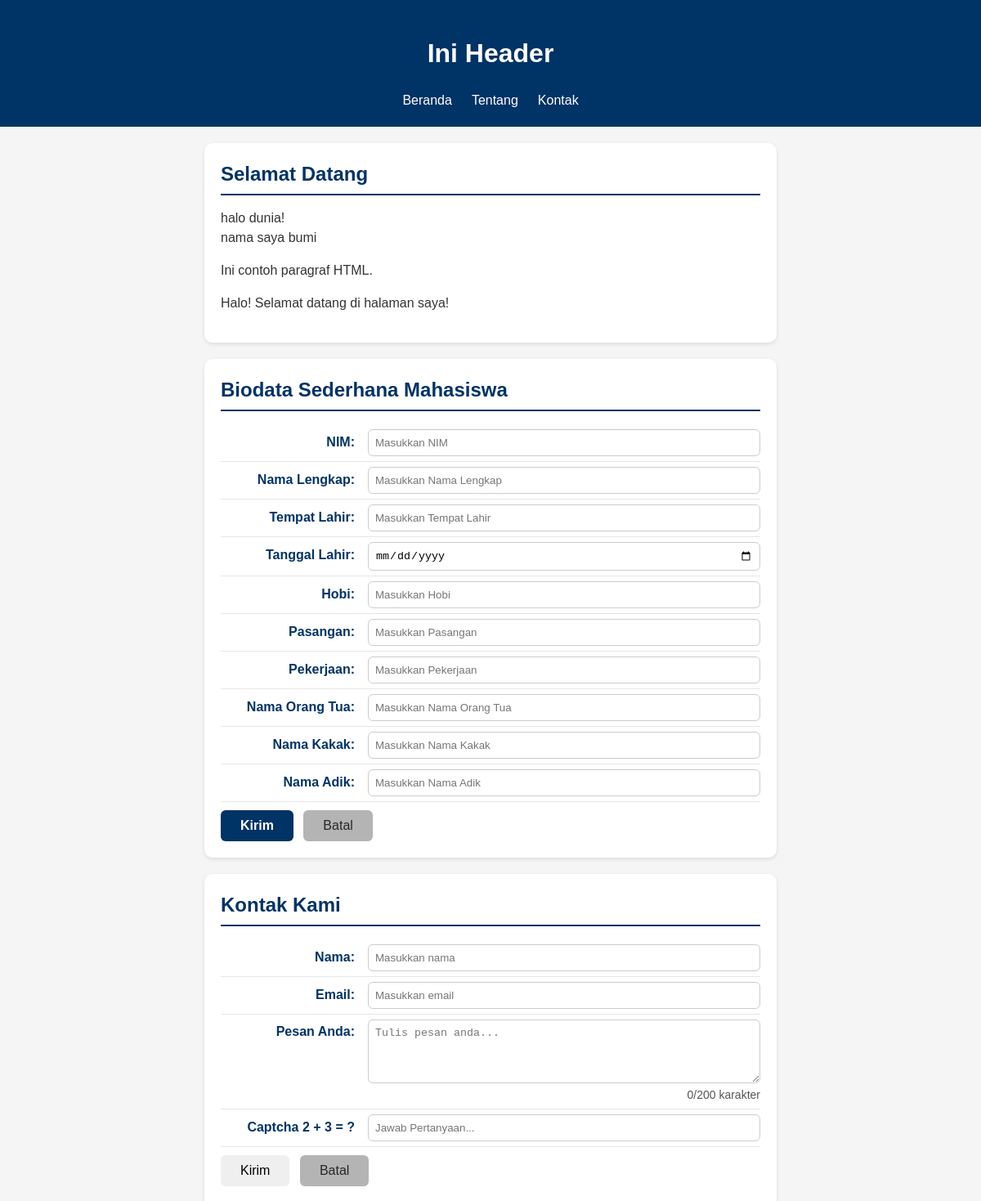
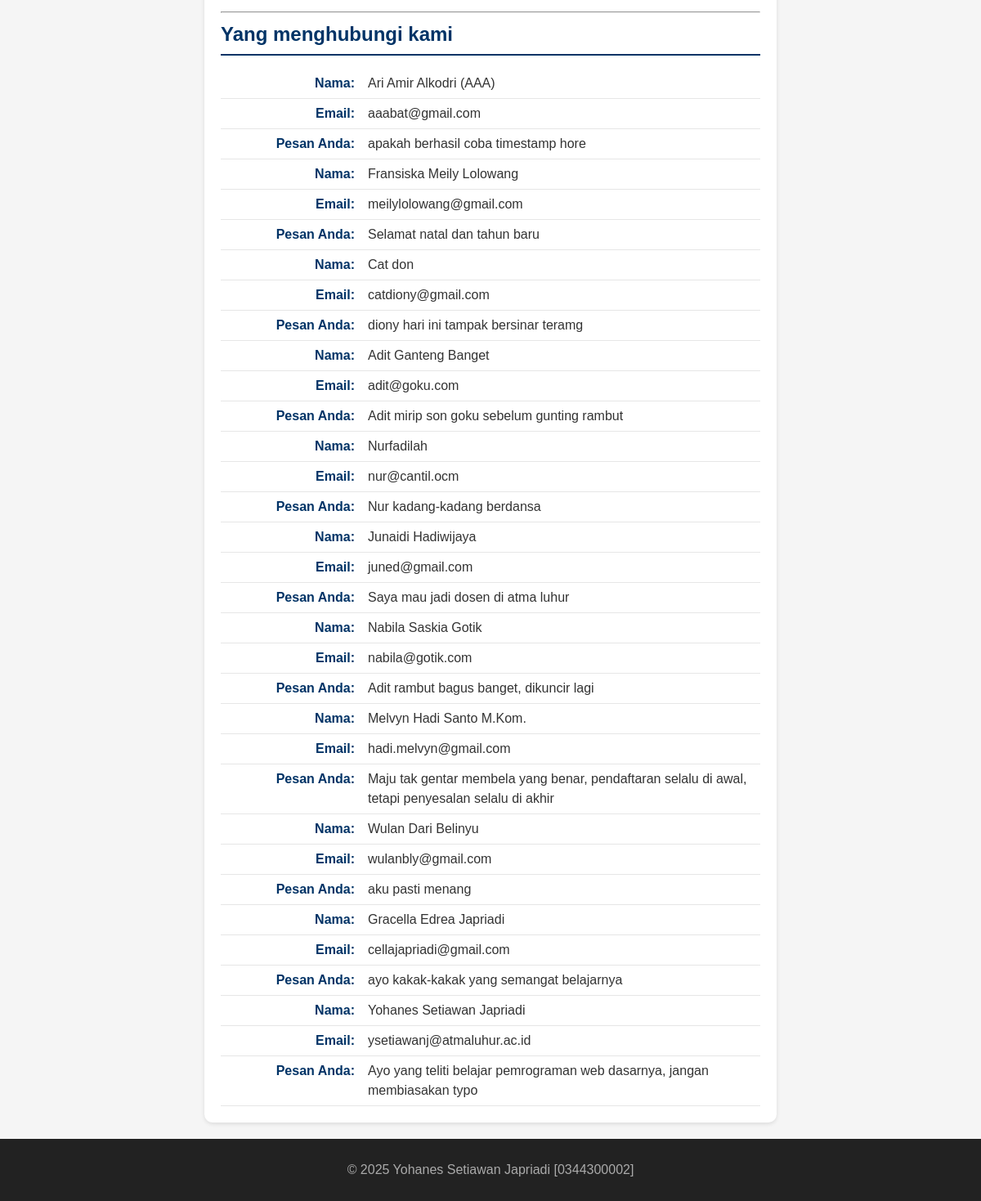
The page / on the database its author committed (2 pictures, top to bottom).
### tables this page shows
CREATE TABLE `tbl_tamu` (
  `cid` int(11) NOT NULL,
  `cnama` varchar(100) DEFAULT NULL,
  `cemail` varchar(100) DEFAULT NULL,
  `cpesan` text,
  `dcreated_at` datetime NOT NULL DEFAULT CURRENT_TIMESTAMP
);

### fungsi.php (the view, shortened to what this page needs)
<?php
function bersihkan($str)
{
  return htmlspecialchars(trim($str));
}
function tampilkanBiodata($conf, $arr)
{
  $html = "";
  foreach ($conf as $k => $v) {
    $label = $v["label"];
    $nilai = bersihkan($arr[$k] ?? '');
    $suffix = $v["suffix"];
    $html .= "<p><strong>{$label}</strong> {$nilai}{$suffix}</p>";
  }
  return $html;
}

### index.php (shortened to what this page needs)
<?php
require_once __DIR__ . '/fungsi.php';
?>
<!DOCTYPE html>
<html lang="en">
<head>
  <link rel="stylesheet" href="style.css">
</head>
<body>
  <header>
    <h1>Ini Header</h1>
    <nav>
      <ul>
        <li><a href="#home">Beranda</a></li>
        <li><a href="#about">Tentang</a></li>
        <li><a href="#contact">Kontak</a></li>
      </ul>
    </nav>
  </header>
  <main>
    <section id="home">
      <h2>Selamat Datang</h2>
      <?php
      echo "halo dunia!<br>";
      echo "nama saya bumi";
      ?>
      <p>Ini contoh paragraf HTML.</p>
    </section>
    <?php
    $old = $_SESSION['old_biodata'] ?? [];
    ?>
    <section id="biodata">
      <h2>Biodata Sederhana Mahasiswa</h2>
      <form action="biodata_proses.php" method="POST">
        <label for="txtNim"><span>NIM:</span>
          <input type="text" id="txtNim" name="txtNim"
            placeholder="Masukkan NIM" required
            value="<?= isset($old['nim']) ? htmlspecialchars($old['nim']) : '' ?>">
        </label>
        <label for="txtNama"><span>Nama Lengkap:</span>
          <input type="text" id="txtNama" name="txtNama"
            placeholder="Masukkan Nama Lengkap" required
            value="<?= isset($old['nama']) ? htmlspecialchars($old['nama']) : '' ?>">
        </label>
        <label for="txtTempat"><span>Tempat Lahir:</span>
          <input type="text" id="txtTempat" name="txtTempat"
            placeholder="Masukkan Tempat Lahir" required
            value="<?= isset($old['tempat']) ? htmlspecialchars($old['tempat']) : '' ?>">
        </label>
        <label for="txtTanggal"><span>Tanggal Lahir:</span>
          <input type="date" id="txtTanggal" name="txtTanggal"
            required
            value="<?= isset($old['tanggal']) ? htmlspecialchars($old['tanggal']) : '' ?>">
        </label>
        <label for="txtHobi"><span>Hobi:</span>
          <input type="text" id="txtHobi" name="txtHobi"
            placeholder="Masukkan Hobi"
            value="<?= isset($old['hobi']) ? htmlspecialchars($old['hobi']) : '' ?>">
        </label>
        <label for="txtPasangan"><span>Pasangan:</span>
          <input type="text" id="txtPasangan" name="txtPasangan"
            placeholder="Masukkan Pasangan"
            value="<?= isset($old['pasangan']) ? htmlspecialchars($old['pasangan']) : '' ?>">
        </label>
        <label for="txtPekerjaan"><span>Pekerjaan:</span>
          <input type="text" id="txtPekerjaan" name="txtPekerjaan"
            placeholder="Masukkan Pekerjaan"
            value="<?= isset($old['pekerjaan']) ? htmlspecialchars($old['pekerjaan']) : '' ?>">
        </label>
        <label for="txtOrtu"><span>Nama Orang Tua:</span>
          <input type="text" id="txtOrtu" name="txtOrtu"
            placeholder="Masukkan Nama Orang Tua"
            value="<?= isset($old['ortu']) ? htmlspecialchars($old['ortu']) : '' ?>">
        </label>
        <label for="txtKakak"><span>Nama Kakak:</span>
          <input type="text" id="txtKakak" name="txtKakak"
            placeholder="Masukkan Nama Kakak"
            value="<?= isset($old['kakak']) ? htmlspecialchars($old['kakak']) : '' ?>">
        </label>
        <label for="txtAdik"><span>Nama Adik:</span>
          <input type="text" id="txtAdik" name="txtAdik"
            placeholder="Masukkan Nama Adik"
            value="<?= isset($old['adik']) ? htmlspecialchars($old['adik']) : '' ?>">
        </label>
        <button type="submit">Kirim</button>
        <button type="reset">Batal</button>
      </form>
    </section>
    <?php
    $old          = $_SESSION['old'] ?? [];
    ?>
    <section id="contact">
      <h2>Kontak Kami</h2>
      <form action="proses.php" method="POST">
        <label for="txtNama"><span>Nama:</span>
          <input type="text" id="txtNama" name="txtNama" placeholder="Masukkan nama"
            required autocomplete="name"
            value="<?= isset($old['nama']) ? htmlspecialchars($old['nama']) : '' ?>">
        </label>
        <label for="txtEmail"><span>Email:</span>
          <input type="email" id="txtEmail" name="txtEmail" placeholder="Masukkan email"
            required autocomplete="email"
            value="<?= isset($old['email']) ? htmlspecialchars($old['email']) : '' ?>">
        </label>
        <label for="txtPesan"><span>Pesan Anda:</span>
          <textarea id="txtPesan" name="txtPesan" rows="4" placeholder="Tulis pesan anda..."
            required><?= isset($old['pesan']) ? htmlspecialchars($old['pesan']) : '' ?></textarea>
          <small id="charCount">0/200 karakter</small>
        </label>
        <label for="txtCaptcha"><span>Captcha 2 + 3 = ?</span>
          <input type="number" id="txtCaptcha" name="txtCaptcha" placeholder="Jawab Pertanyaan..."
            required
            value="<?= isset($old['captcha']) ? htmlspecialchars($old['captcha']) : '' ?>">
        </label>
        <button type=" submit">Kirim</button>
          <button type="reset">Batal</button>
      </form>
      <br>
      <hr>
      <h2>Yang menghubungi kami</h2>
      <?php include 'read_inc.php'; ?>
    </section>
  </main>
  <footer>
    <p>&copy; 2025 Yohanes Setiawan Japriadi [0344300002]</p>
  </footer>
</body>
</html>

### read_inc.php
<?php
require 'koneksi.php';
$fieldContact = [
  "nama" => ["label" => "Nama:", "suffix" => ""],
  "email" => ["label" => "Email:", "suffix" => ""],
  "pesan" => ["label" => "Pesan Anda:", "suffix" => ""]
];
$sql = "SELECT * FROM tbl_tamu ORDER BY cid DESC";
$q = mysqli_query($conn, $sql);
if (!$q) {
  echo "<p>Gagal membaca data tamu: " . htmlspecialchars(mysqli_error($conn)) . "</p>";
} elseif (mysqli_num_rows($q) === 0) {
  echo "<p>Belum ada data tamu yang tersimpan.</p>";
} else {
  while ($row = mysqli_fetch_assoc($q)) {
    $arrContact = [
      "nama"  => $row["cnama"]  ?? "",
      "email" => $row["cemail"] ?? "",
      "pesan" => $row["cpesan"] ?? "",
    ];
    echo tampilkanBiodata($fieldContact, $arrContact);
  }
}
?>

### style.css (style rules this page uses)
* { box-sizing: border-box; }
body { margin: 0; font-family: Arial, sans-serif; background: #f5f5f5; color: #333; line-height: 1.5; }
header { background: #003366; color: #fff; padding: 20px; text-align: center; }
header ul { display: flex; justify-content: center; list-style: none; padding: 0; margin: 10px 0 0; }
header li a { color: #fff; text-decoration: none; padding: 6px 12px; }
#home, #about, #contact, #biodata { background-color: #ffffff; border-radius: 10px; padding: 20px; max-width: 700px; margin: 20px auto; box-shadow: 0 2px 5px rgba(0, 0, 0, 0.1); }
#home h2, #about h2, #contact h2, #biodata h2 { color: #003366; border-bottom: 2px solid #003366; padding-bottom: 6px; margin-top: 0; margin-bottom: 16px; }
#home p { text-align: justify; }
#about p, #contact p, #contact label, #biodata label { display: flex; justify-content: flex-start; align-items: baseline; margin: 0; padding: 6px 0; border-bottom: 1px solid #e6e6e6; }
#about strong, #contact strong, #contact label>span, #biodata label>span { min-width: 180px; color: #003366; font-weight: 600; text-align: right; padding-right: 16px; flex-shrink: 0; }
#contact input, #contact textarea, #biodata input { flex: 1; border: 1px solid #ccc; border-radius: 6px; padding: 8px; color: #000; font-weight: normal; margin: 0; box-sizing: border-box; }
#contact button, #biodata button { margin-top: 10px; display: inline-block; padding: 10px 24px; font-size: 16px; border-radius: 6px; cursor: pointer; border: none; transition: all 0.3s ease; margin-right: 8px; }
#contact button[type="submit"], #biodata button[type="submit"] { background-color: #003366; color: #fff; font-weight: 600; }
#contact button[type="reset"], #biodata button[type="reset"] { background-color: #b4b4b4; color: #272727; font-weight: 500; }
footer { background: #222; color: #aaa; text-align: center; padding: 10px; }

### rows shown on the page
tbl_tamu: label "Nama:", cnama "Ari Amir Alkodri (AAA)", label "Email:", cemail "aaabat@gmail.com", label "Pesan Anda:", cpesan "apakah berhasil coba timestamp hore"
tbl_tamu: label "Nama:", cnama "Fransiska Meily Lolowang", label "Email:", cemail "meilylolowang@gmail.com", label "Pesan Anda:", cpesan "Selamat natal dan tahun baru"
tbl_tamu: label "Nama:", cnama "Cat don", label "Email:", cemail "catdiony@gmail.com", label "Pesan Anda:", cpesan "diony hari ini tampak bersinar teramg"
tbl_tamu: label "Nama:", cnama "Adit Ganteng Banget", label "Email:", cemail "adit@goku.com", label "Pesan Anda:", cpesan "Adit mirip son goku sebelum gunting rambut"
tbl_tamu: label "Nama:", cnama "Nurfadilah", label "Email:", cemail "nur@cantil.ocm", label "Pesan Anda:", cpesan "Nur kadang-kadang berdansa"
tbl_tamu: label "Nama:", cnama "Junaidi Hadiwijaya", label "Email:", cemail "juned@gmail.com", label "Pesan Anda:", cpesan "Saya mau jadi dosen di atma luhur"
tbl_tamu: label "Nama:", cnama "Nabila Saskia Gotik", label "Email:", cemail "nabila@gotik.com", label "Pesan Anda:", cpesan "Adit rambut bagus banget, dikuncir lagi"
tbl_tamu: label "Nama:", cnama "Melvyn Hadi Santo M.Kom.", label "Email:", cemail "hadi.melvyn@gmail.com", label "Pesan Anda:", cpesan "Maju tak gentar membela yang benar, pendaftaran selalu di awal, tetapi penyesalan selalu di akhir"
tbl_tamu: label "Nama:", cnama "Wulan Dari Belinyu", label "Email:", cemail "wulanbly@gmail.com", label "Pesan Anda:", cpesan "aku pasti menang"
tbl_tamu: label "Nama:", cnama "Gracella Edrea Japriadi", label "Email:", cemail "cellajapriadi@gmail.com", label "Pesan Anda:", cpesan "ayo kakak-kakak yang semangat belajarnya"
tbl_tamu: label "Nama:", cnama "Yohanes Setiawan Japriadi", label "Email:", cemail "ysetiawanj@atmaluhur.ac.id", label "Pesan Anda:", cpesan "Ayo yang teliti belajar pemrograman web dasarnya, jangan membiasakan typo"
